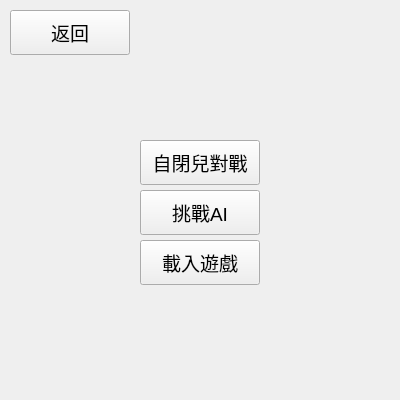
<?xml version="1.0" encoding="UTF-8"?>
<ui version="4.0">
 <class>Single</class>
 <widget class="QWidget" name="Single">
  <property name="geometry">
   <rect>
    <x>0</x>
    <y>0</y>
    <width>400</width>
    <height>400</height>
   </rect>
  </property>
  <property name="windowTitle">
   <string>單人遊戲大廳</string>
  </property>
  <widget class="QPushButton" name="btn_AI">
   <property name="geometry">
    <rect>
     <x>140</x>
     <y>190</y>
     <width>120</width>
     <height>45</height>
    </rect>
   </property>
   <property name="font">
    <font>
     <pointsize>14</pointsize>
    </font>
   </property>
   <property name="text">
    <string>挑戰AI</string>
   </property>
  </widget>
  <widget class="QPushButton" name="btn_back">
   <property name="geometry">
    <rect>
     <x>10</x>
     <y>10</y>
     <width>120</width>
     <height>45</height>
    </rect>
   </property>
   <property name="font">
    <font>
     <pointsize>14</pointsize>
    </font>
   </property>
   <property name="text">
    <string>返回</string>
   </property>
  </widget>
  <widget class="QPushButton" name="btn_self">
   <property name="geometry">
    <rect>
     <x>140</x>
     <y>140</y>
     <width>120</width>
     <height>45</height>
    </rect>
   </property>
   <property name="font">
    <font>
     <pointsize>14</pointsize>
    </font>
   </property>
   <property name="text">
    <string>自閉兒對戰</string>
   </property>
  </widget>
  <widget class="QPushButton" name="btn_load">
   <property name="geometry">
    <rect>
     <x>140</x>
     <y>240</y>
     <width>120</width>
     <height>45</height>
    </rect>
   </property>
   <property name="font">
    <font>
     <pointsize>14</pointsize>
    </font>
   </property>
   <property name="text">
    <string>載入遊戲</string>
   </property>
  </widget>
 </widget>
 <resources/>
 <connections/>
</ui>
